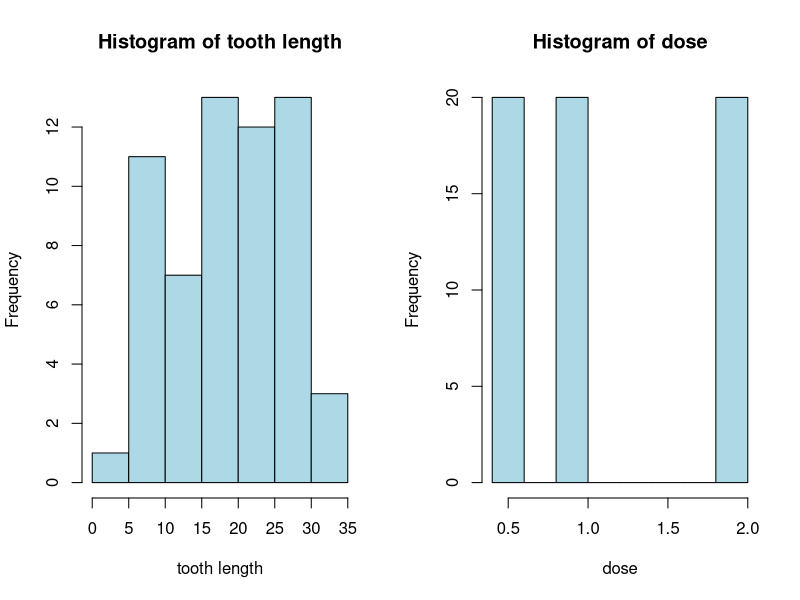

R code for this plot: (Note: this script raises an error after producing the figure.)
## ---- chunk 1
library(datasets)
suppressPackageStartupMessages(library(dplyr))
## ---- chunk 2
data(ToothGrowth)
head(ToothGrowth)
## ---- chunk 3
# Descriptive Statistics and EDA
summary(ToothGrowth)
## ---- chunk 4
df<-ToothGrowth
options(repr.plot.height = 6)
par(mfcol = c(1,2))
with(df, hist(len, breaks = 10, main = "Histogram of tooth length", 
              xlab = "tooth length", ylab = "Frequency", col = "lightblue"))
with(df, hist(dose, xlab = "dose", ylab = "Frequency", col = "lightblue"))
## ---- chunk 5
# Hypothesis test Ha: m2-m1>0
# Paired test by supplement used
t.test(df[df[['supp']]=='OJ','len'], df[df[['supp']]=='VC','len'], paired = T)$ a
## ---- chunk 6
#Grouping data by dosage
dose_0.5v1<-
df%>%
 group_by(dose)%>%
 mutate(dose=dose, supp = supp, len = len)%>%
 filter(dose %in% c(.5,1))

dose_0.5v2<-
df%>%
 group_by(dose)%>%
 mutate(dose=dose, supp = supp, len = len)%>%
 filter(dose != 1)

dose_1v2<-
df%>%
 group_by(dose)%>%
 mutate(dose=dose, supp = supp, len = len)%>%
 filter(dose > .5)
## ---- chunk 7
# Hypothesis test Ha: B!=0
# Paired test by dosage
data_test<- 
data.frame(statistics=c(t.test(len~dose, dose_0.5v1, paired = F)$statistic,
           t.test(len~dose, dose_0.5v2, paired = F)$statistic,
           t.test(len~dose, dose_1v2, paired = F)$statistic), 
p.value = c(t.test(len~dose, dose_0.5v1, paired = F)$p.value,
           t.test(len~dose, dose_0.5v2, paired = F)$p.value,
           t.test(len~dose, dose_1v2, paired = F)$p.value), 
           row.names = c('0.5v1', '0.5v2','1v2'))
data_test
## ---- chunk 8
#paired T-confidence intervals
round(t.test(df[df[['supp']]=='OJ','len'], df[df[['supp']]=='VC','len'], paired 
             = FALSE, conf.level = .95, var.equal = TRUE)$conf, 5)
## ---- chunk 9
df<-ToothGrowth
mean_vc<-
    df%>%
    group_by(supp)%>%
    filter(supp == 'VC')%>%
    mutate(mean_len = mean(len), mean_dose = mean(dose))%>%
    select(-c(len, dose))

sd_vc<-
    df%>%
    group_by(supp)%>%
    filter(supp == 'VC')%>%
    mutate(sd_len = sd(len), sd_dose = sd(dose))%>%
    select(-c(len,dose))
cat('mean: ',as.numeric(mean_vc[1,]), 'sd:', as.numeric(sd_vc[1,]))
## ---- chunk 10

mean_oj<-
    df%>%
    group_by(supp)%>%
    filter(supp != 'VC')%>%
    mutate(mean_len = mean(len), mean_dose = mean(dose))%>%
    select(-c(len,dose))

sd_oj<-
    df%>%
    group_by(supp)%>%
    filter(supp != 'VC')%>%
    mutate(sd_len = sd(len), sd_dose = sd(dose))%>%
    select(-c(len,dose))
cat('mean:', as.numeric(mean_oj[1,]), 'sd: ',  as.numeric(sd_oj[1,]))
## ---- chunk 11
t.test(len~dose, dose_0.5v1, paired = F)

t.test(len~dose, dose_0.5v2, paired = F)

t.test(len~dose, dose_1v2, paired = F)
